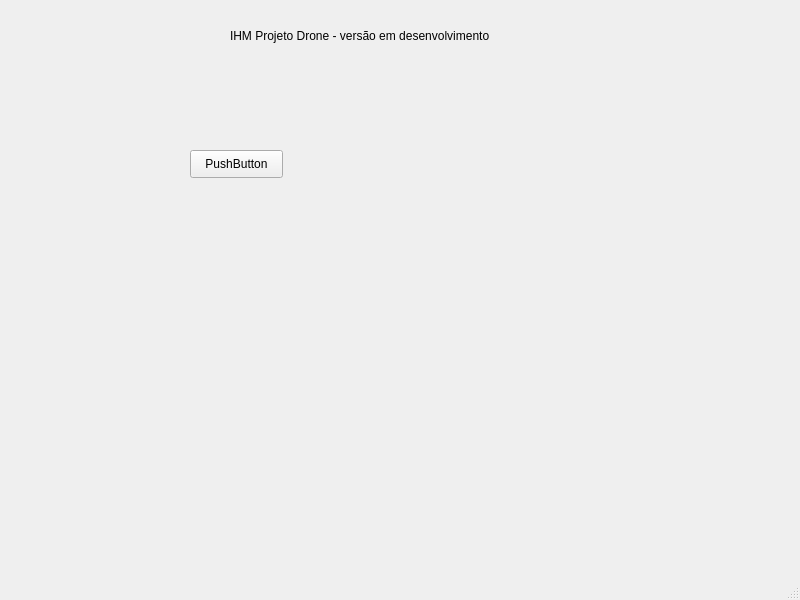
<?xml version="1.0" encoding="UTF-8"?>
<ui version="4.0">
 <class>IHM_Drone</class>
 <widget class="QMainWindow" name="IHM_Drone">
  <property name="geometry">
   <rect>
    <x>0</x>
    <y>0</y>
    <width>800</width>
    <height>600</height>
   </rect>
  </property>
  <property name="windowTitle">
   <string>IHM_Drone</string>
  </property>
  <widget class="QWidget" name="centralwidget">
   <widget class="QLabel" name="label">
    <property name="geometry">
     <rect>
      <x>230</x>
      <y>20</y>
      <width>291</width>
      <height>31</height>
     </rect>
    </property>
    <property name="text">
     <string>IHM Projeto Drone - versão em desenvolvimento</string>
    </property>
   </widget>
   <widget class="QPushButton" name="pushButton">
    <property name="geometry">
     <rect>
      <x>190</x>
      <y>150</y>
      <width>93</width>
      <height>28</height>
     </rect>
    </property>
    <property name="text">
     <string>PushButton</string>
    </property>
   </widget>
  </widget>
  <widget class="QMenuBar" name="menubar">
   <property name="geometry">
    <rect>
     <x>0</x>
     <y>0</y>
     <width>800</width>
     <height>26</height>
    </rect>
   </property>
  </widget>
  <widget class="QStatusBar" name="statusbar"/>
 </widget>
 <resources/>
 <connections/>
</ui>
